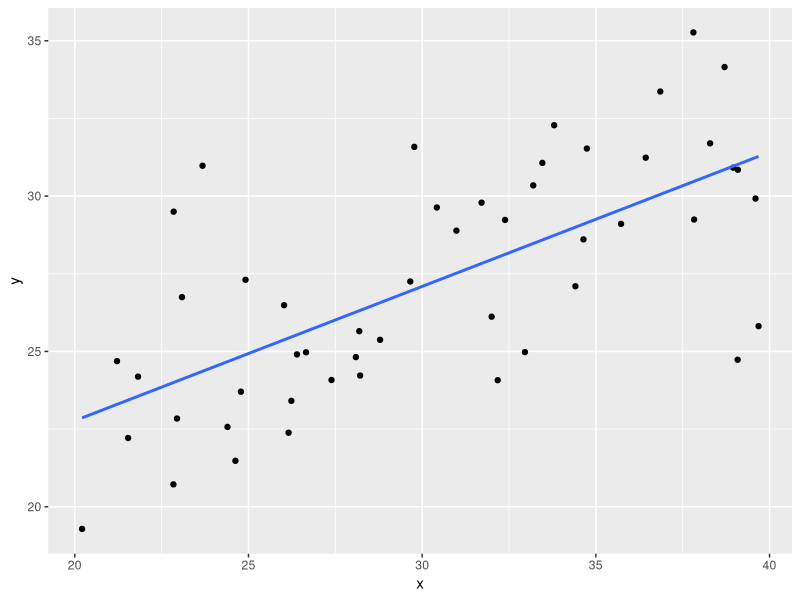
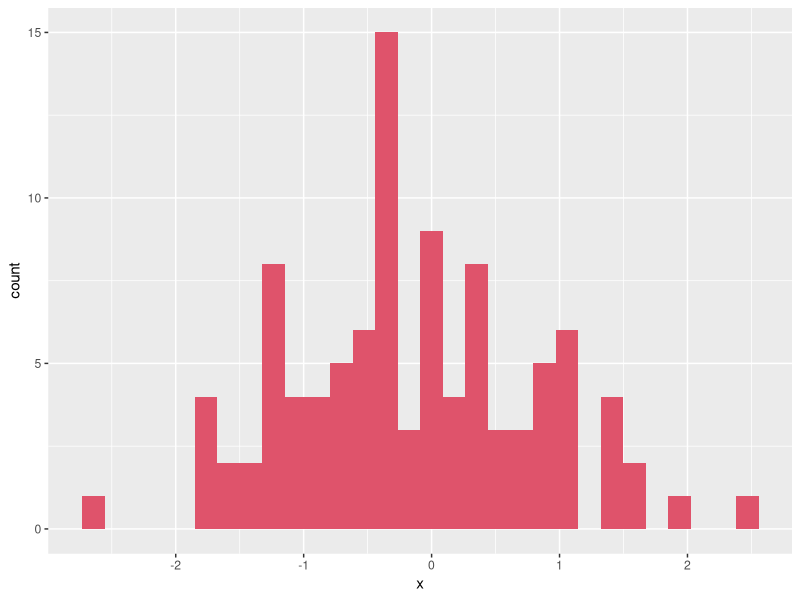

These charts were generated, in order, by the following R code:
# Q1

bin <- function(n, p)
{
  return(sum(ifelse(runif(n, min = 0, max = 1) <= p, yes = 1, no = 0)))
}
bin(10, 0.3)

# Q2

library(microbenchmark)
microbenchmark(bin(5, 0.3), rbinom(1, 5, 0.3), times = 10000L)
# bin() used 6.494 times of minutes as rbinom().

# Q3

set.seed(123)
n <- seq(1, 50)
e <- rnorm(50, 0, 3)
x <- runif(50, 20, 40)
y <- 15 + 0.4 * x + e
lm(y ~ x)

library(ggplot2)

point <- data.frame(x, y)
ggplot(data = point, aes(x = x, y = y)) +
  geom_point() +
  geom_smooth(method = "lm", se = F)

# Q4

set.seed(123)
u1 <- runif(100, 0, 1)
u2 <- runif(100, 0, 1)
r <- sqrt(-2 * log(u1))
theta <- 2 * pi * u2
x <- r * cos(theta)
y <- r * sin(theta)
point <- data.frame(x, y)
y2 <- rnorm(x)
point2 <- data.frame(x, y2)
ggplot() +
  geom_histogram(data = point, aes(x = x), bins = 30) +
  geom_histogram(data = point2, aes(x = x), bins = 30, fill = 2)
